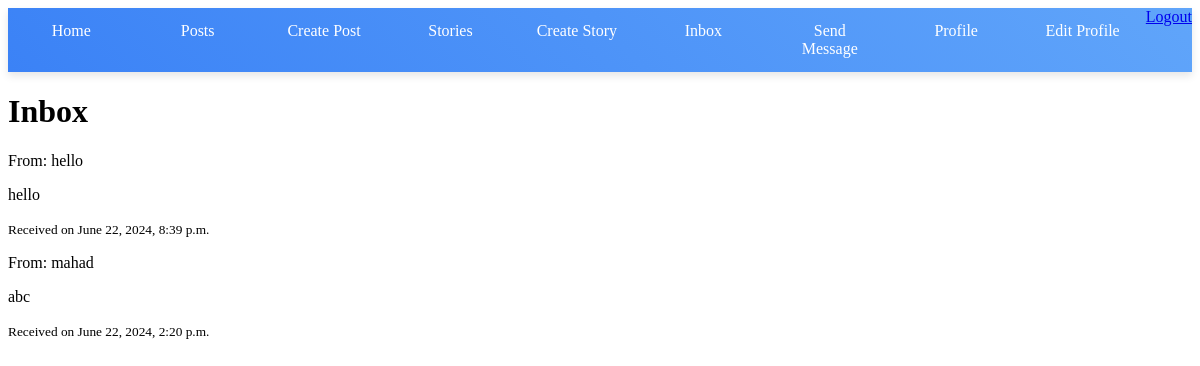
The page /inbox/ (signed in) on the database its author committed.
### core/models.py (models this page shows, shortened)
class Message(models.Model):
    sender = models.ForeignKey(User, on_delete=models.CASCADE, related_name='sent_messages')
    receiver = models.ForeignKey(User, on_delete=models.CASCADE, related_name='received_messages')
    content = models.TextField()
    created_at = models.DateTimeField(auto_now_add=True)

### core/views.py (the view)
# urls.py: path('inbox/', views.inbox, name='inbox'),
@login_required
def inbox(request):
    messages = Message.objects.filter(receiver=request.user).order_by('-created_at')
    return render(request, 'core/inbox.html', {'messages': messages})

### core/templates/core/inbox.html (shortened to what this page needs)
{% extends "core/base.html" %}
{% block content %}
<h1>Inbox</h1>
{% for message in messages %}
    <div>
        <p>From: {{ message.sender.username }}</p>
        <p>{{ message.content }}</p>
        <small>Received on {{ message.created_at }}</small>
    </div>
{% endfor %}
{% endblock %}

### rows shown on the page
Message: sender.username "hello", content "hello", created_at "June 22, 2024, 8:39 p.m."
Message: sender.username "mahad", content "abc", created_at "June 22, 2024, 2:20 p.m."
